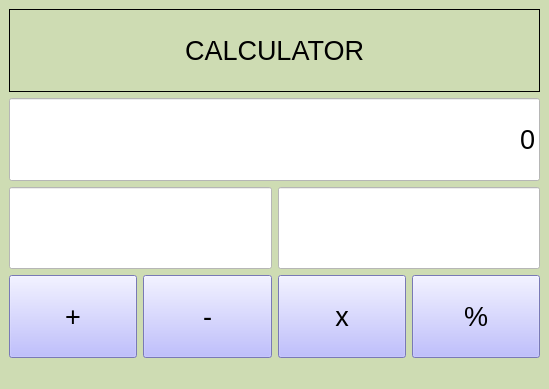
<?xml version="1.0" encoding="UTF-8"?>
<ui version="4.0">
 <class>MainWindow</class>
 <widget class="QMainWindow" name="MainWindow">
  <property name="geometry">
   <rect>
    <x>0</x>
    <y>0</y>
    <width>549</width>
    <height>389</height>
   </rect>
  </property>
  <property name="sizePolicy">
   <sizepolicy hsizetype="Expanding" vsizetype="Expanding">
    <horstretch>0</horstretch>
    <verstretch>0</verstretch>
   </sizepolicy>
  </property>
  <property name="font">
   <font>
    <weight>75</weight>
    <bold>true</bold>
   </font>
  </property>
  <property name="windowTitle">
   <string>MainWindow</string>
  </property>
  <property name="styleSheet">
   <string notr="true">background-color:rgb(206, 220, 179);</string>
  </property>
  <widget class="QWidget" name="centralwidget">
   <property name="styleSheet">
    <string notr="true"/>
   </property>
   <layout class="QGridLayout" name="gridLayout">
    <item row="0" column="0">
     <layout class="QVBoxLayout" name="verticalLayout">
      <item>
       <widget class="QLabel" name="label">
        <property name="sizePolicy">
         <sizepolicy hsizetype="Preferred" vsizetype="Preferred">
          <horstretch>0</horstretch>
          <verstretch>0</verstretch>
         </sizepolicy>
        </property>
        <property name="font">
         <font>
          <pointsize>20</pointsize>
          <weight>50</weight>
          <bold>false</bold>
         </font>
        </property>
        <property name="frameShape">
         <enum>QFrame::Panel</enum>
        </property>
        <property name="lineWidth">
         <number>1</number>
        </property>
        <property name="text">
         <string>CALCULATOR</string>
        </property>
        <property name="alignment">
         <set>Qt::AlignCenter</set>
        </property>
       </widget>
      </item>
      <item>
       <widget class="QLineEdit" name="lineEdit_3">
        <property name="sizePolicy">
         <sizepolicy hsizetype="Preferred" vsizetype="Preferred">
          <horstretch>0</horstretch>
          <verstretch>0</verstretch>
         </sizepolicy>
        </property>
        <property name="minimumSize">
         <size>
          <width>0</width>
          <height>6</height>
         </size>
        </property>
        <property name="font">
         <font>
          <pointsize>20</pointsize>
         </font>
        </property>
        <property name="styleSheet">
         <string notr="true">background-color:rgb(255, 255, 255);</string>
        </property>
        <property name="text">
         <string>0</string>
        </property>
        <property name="alignment">
         <set>Qt::AlignRight|Qt::AlignTrailing|Qt::AlignVCenter</set>
        </property>
       </widget>
      </item>
      <item>
       <layout class="QHBoxLayout" name="horizontalLayout_2">
        <item>
         <widget class="QLineEdit" name="lineEdit">
          <property name="sizePolicy">
           <sizepolicy hsizetype="Expanding" vsizetype="Preferred">
            <horstretch>0</horstretch>
            <verstretch>0</verstretch>
           </sizepolicy>
          </property>
          <property name="minimumSize">
           <size>
            <width>0</width>
            <height>6</height>
           </size>
          </property>
          <property name="font">
           <font>
            <pointsize>20</pointsize>
           </font>
          </property>
          <property name="styleSheet">
           <string notr="true">background-color:rgb(255, 255, 255);</string>
          </property>
          <property name="text">
           <string/>
          </property>
          <property name="alignment">
           <set>Qt::AlignRight|Qt::AlignTrailing|Qt::AlignVCenter</set>
          </property>
         </widget>
        </item>
        <item>
         <widget class="QLineEdit" name="lineEdit_2">
          <property name="sizePolicy">
           <sizepolicy hsizetype="Expanding" vsizetype="Preferred">
            <horstretch>0</horstretch>
            <verstretch>0</verstretch>
           </sizepolicy>
          </property>
          <property name="minimumSize">
           <size>
            <width>0</width>
            <height>6</height>
           </size>
          </property>
          <property name="font">
           <font>
            <pointsize>20</pointsize>
           </font>
          </property>
          <property name="styleSheet">
           <string notr="true">background-color:rgb(255, 255, 255);</string>
          </property>
          <property name="alignment">
           <set>Qt::AlignRight|Qt::AlignTrailing|Qt::AlignVCenter</set>
          </property>
         </widget>
        </item>
       </layout>
      </item>
      <item>
       <layout class="QHBoxLayout" name="horizontalLayout">
        <item>
         <widget class="QPushButton" name="pushButton_4">
          <property name="sizePolicy">
           <sizepolicy hsizetype="Minimum" vsizetype="Preferred">
            <horstretch>0</horstretch>
            <verstretch>0</verstretch>
           </sizepolicy>
          </property>
          <property name="font">
           <font>
            <pointsize>20</pointsize>
           </font>
          </property>
          <property name="styleSheet">
           <string notr="true">  background-color:rgb(170, 170, 255); </string>
          </property>
          <property name="text">
           <string>+</string>
          </property>
          <property name="iconSize">
           <size>
            <width>30</width>
            <height>16</height>
           </size>
          </property>
         </widget>
        </item>
        <item>
         <widget class="QPushButton" name="pushButton_3">
          <property name="sizePolicy">
           <sizepolicy hsizetype="Minimum" vsizetype="Preferred">
            <horstretch>0</horstretch>
            <verstretch>0</verstretch>
           </sizepolicy>
          </property>
          <property name="font">
           <font>
            <pointsize>20</pointsize>
           </font>
          </property>
          <property name="styleSheet">
           <string notr="true">background-color:rgb(170, 170, 255);</string>
          </property>
          <property name="text">
           <string>-</string>
          </property>
          <property name="iconSize">
           <size>
            <width>30</width>
            <height>16</height>
           </size>
          </property>
         </widget>
        </item>
        <item>
         <widget class="QPushButton" name="pushButton_2">
          <property name="sizePolicy">
           <sizepolicy hsizetype="Minimum" vsizetype="Preferred">
            <horstretch>0</horstretch>
            <verstretch>0</verstretch>
           </sizepolicy>
          </property>
          <property name="font">
           <font>
            <pointsize>20</pointsize>
           </font>
          </property>
          <property name="styleSheet">
           <string notr="true">background-color:rgb(170, 170, 255);</string>
          </property>
          <property name="text">
           <string>x</string>
          </property>
          <property name="iconSize">
           <size>
            <width>30</width>
            <height>16</height>
           </size>
          </property>
         </widget>
        </item>
        <item>
         <widget class="QPushButton" name="pushButton">
          <property name="sizePolicy">
           <sizepolicy hsizetype="Minimum" vsizetype="Preferred">
            <horstretch>0</horstretch>
            <verstretch>0</verstretch>
           </sizepolicy>
          </property>
          <property name="font">
           <font>
            <pointsize>20</pointsize>
           </font>
          </property>
          <property name="styleSheet">
           <string notr="true">background-color:rgb(170, 170, 255);</string>
          </property>
          <property name="text">
           <string>%</string>
          </property>
          <property name="iconSize">
           <size>
            <width>30</width>
            <height>16</height>
           </size>
          </property>
         </widget>
        </item>
       </layout>
      </item>
     </layout>
    </item>
   </layout>
  </widget>
  <widget class="QMenuBar" name="menubar">
   <property name="geometry">
    <rect>
     <x>0</x>
     <y>0</y>
     <width>549</width>
     <height>20</height>
    </rect>
   </property>
  </widget>
  <widget class="QStatusBar" name="statusbar"/>
 </widget>
 <resources/>
 <connections>
  <connection>
   <sender>pushButton_4</sender>
   <signal>clicked()</signal>
   <receiver>MainWindow</receiver>
   <slot>slotPlus()</slot>
   <hints>
    <hint type="sourcelabel">
     <x>67</x>
     <y>320</y>
    </hint>
    <hint type="destinationlabel">
     <x>70</x>
     <y>364</y>
    </hint>
   </hints>
  </connection>
  <connection>
   <sender>pushButton_3</sender>
   <signal>clicked()</signal>
   <receiver>MainWindow</receiver>
   <slot>slotMinus()</slot>
   <hints>
    <hint type="sourcelabel">
     <x>209</x>
     <y>335</y>
    </hint>
    <hint type="destinationlabel">
     <x>210</x>
     <y>360</y>
    </hint>
   </hints>
  </connection>
  <connection>
   <sender>pushButton_2</sender>
   <signal>clicked()</signal>
   <receiver>MainWindow</receiver>
   <slot>slotMultip()</slot>
   <hints>
    <hint type="sourcelabel">
     <x>324</x>
     <y>327</y>
    </hint>
    <hint type="destinationlabel">
     <x>307</x>
     <y>359</y>
    </hint>
   </hints>
  </connection>
  <connection>
   <sender>pushButton</sender>
   <signal>clicked()</signal>
   <receiver>MainWindow</receiver>
   <slot>slotDivision()</slot>
   <hints>
    <hint type="sourcelabel">
     <x>449</x>
     <y>340</y>
    </hint>
    <hint type="destinationlabel">
     <x>446</x>
     <y>366</y>
    </hint>
   </hints>
  </connection>
 </connections>
 <slots>
  <slot>slotPlus()</slot>
  <slot>slotMinus()</slot>
  <slot>slotMultip()</slot>
  <slot>slotDivision()</slot>
 </slots>
</ui>
